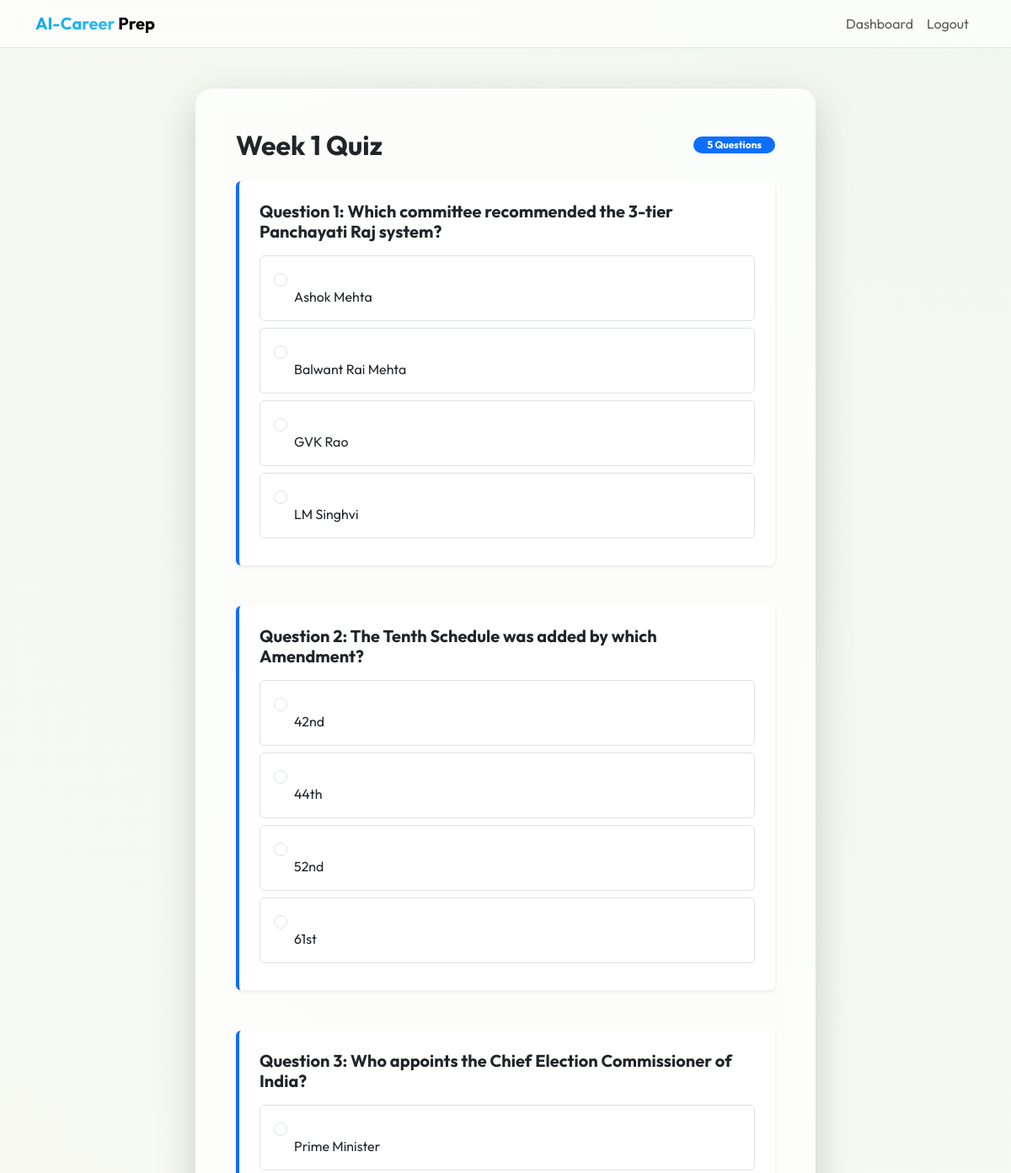
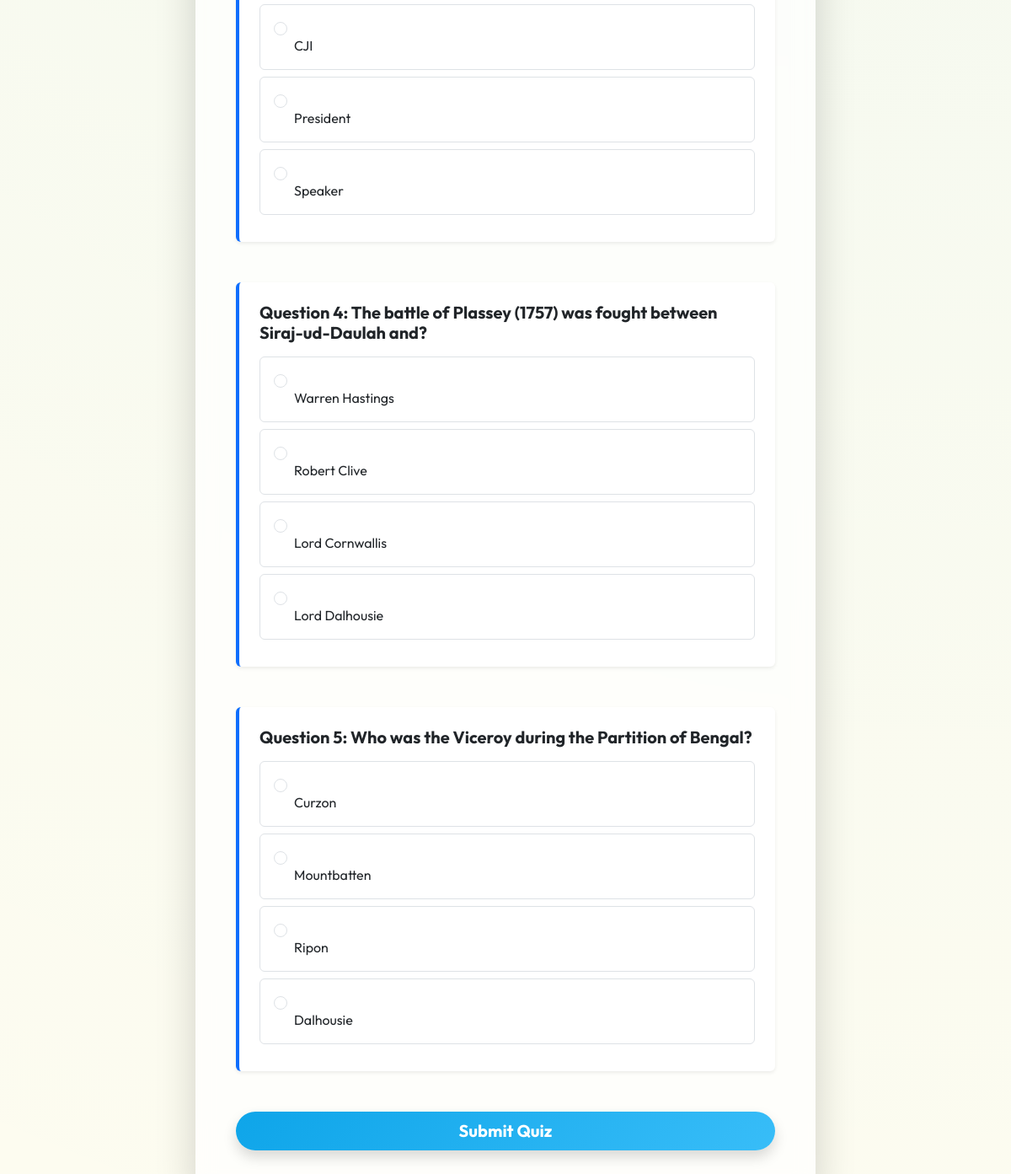
Page /quiz (signed in) on the committed database (2 pictures, top to bottom).
### models.py (models this page shows)
class QuizQuestion(db.Model):
    id = db.Column(db.Integer, primary_key=True)
    category = db.Column(db.String(50))
    sub_category = db.Column(db.String(100))
    week_number = db.Column(db.Integer, default=1)
    difficulty = db.Column(db.String(20))
    question_text = db.Column(db.Text, nullable=False)
    option_a = db.Column(db.String(200), nullable=False)
    option_b = db.Column(db.String(200), nullable=False)
    option_c = db.Column(db.String(200), nullable=False)
    option_d = db.Column(db.String(200), nullable=False)
    correct_option = db.Column(db.String(1), nullable=False) # A, B, C, or D

### app.py (the view, shortened to what this page needs)
@app.route('/quiz', methods=['GET', 'POST'])
@login_required
def quiz():
    from core.quiz_engine import get_quiz_questions
    from models import QuizQuestion, QuizAttempt
    week = request.args.get('week', 1, type=int)
    questions = get_quiz_questions(current_user, week_number=week)
    return render_template('quiz.html', questions=questions, week=week)

### templates/quiz.html (shortened to what this page needs)
{% extends "base.html" %}
{% block content %}
<div class="row justify-content-center">
    <div class="col-md-8">
        <div class="card card-glass p-5 shadow-lg border-0">
            <div class="d-flex justify-content-between align-items-center mb-4">
                <h2 class="fw-bold mb-0">Week {{ week }} Quiz</h2>
                <span class="badge bg-primary rounded-pill px-3">{{ questions|length }} Questions</span>
            </div>
            <form action="{{ url_for('quiz') }}" method="POST" id="quizForm">
                {% for q in questions %}
                <div class="quiz-question mb-5 p-4 rounded bg-white shadow-sm border-start border-primary border-4">
                    <h5 class="fw-bold mb-3">Question {{ loop.index }}: {{ q.question_text }}</h5>
                    <div class="options-grid">
                        <div class="form-check mb-2 p-3 border rounded hover-bg">
                            <input class="form-check-input ms-0" type="radio" name="q_{{ q.id }}" id="q{{ q.id }}a" value="A" required>
                            <label class="form-check-label ms-4 w-100" for="q{{ q.id }}a">{{ q.option_a }}</label>
                        </div>
                        <div class="form-check mb-2 p-3 border rounded hover-bg">
                            <input class="form-check-input ms-0" type="radio" name="q_{{ q.id }}" id="q{{ q.id }}b" value="B">
                            <label class="form-check-label ms-4 w-100" for="q{{ q.id }}b">{{ q.option_b }}</label>
                        </div>
                        <div class="form-check mb-2 p-3 border rounded hover-bg">
                            <input class="form-check-input ms-0" type="radio" name="q_{{ q.id }}" id="q{{ q.id }}c" value="C">
                            <label class="form-check-label ms-4 w-100" for="q{{ q.id }}c">{{ q.option_c }}</label>
                        </div>
                        <div class="form-check mb-2 p-3 border rounded hover-bg">
                            <input class="form-check-input ms-0" type="radio" name="q_{{ q.id }}" id="q{{ q.id }}d" value="D">
                            <label class="form-check-label ms-4 w-100" for="q{{ q.id }}d">{{ q.option_d }}</label>
                        </div>
                    </div>
                </div>
                {% endfor %}
                <div class="d-grid mt-4">
                    <button type="submit" class="btn btn-primary btn-lg rounded-pill fw-bold shadow">Submit Quiz</button>
                </div>
            </form>
        </div>
    </div>
</div>
{% endblock %}

### static/css/style.css (style rules this page uses)
:root { --sky-blue: #0ea5e9; --sky-blue-hover: #0284c7; --cream-bg: #fdfcf0; --deep-slate: #0f172a; --glass-bg: rgba(255, 255, 255, 0.85); --glass-border: rgba(14, 165, 233, 0.15); --primary-gradient: linear-gradient(135deg, #0ea5e9 0%, #38bdf8 100%); }
body { background-color: var(--cream-bg); background-image: radial-gradient(circle at top right, rgba(14, 165, 233, 0.05), transparent); color: var(--deep-slate); min-height: 100vh; }
.card-glass { background: var(--glass-bg); backdrop-filter: blur(12px); border: 1px solid var(--glass-border); border-radius: 20px; box-shadow: 0 10px 30px rgba(14, 165, 233, 0.08); transition: transform 0.3s ease, box-shadow 0.3s ease; }

### templates/base.html (style rules this page uses)
:root { --sky-blue: #0ea5e9; --sky-blue-hover: #0284c7; --cream-bg: #fdfcf0; --deep-slate: #0f172a; --glass-bg: rgba(255, 255, 255, 0.7); --glass-border: rgba(14, 165, 233, 0.2); --primary-gradient: linear-gradient(135deg, #0ea5e9 0%, #38bdf8 100%); }
body { font-family: 'Outfit', sans-serif; background-color: var(--cream-bg); color: var(--deep-slate); min-height: 100vh; }
.btn-primary { background: var(--primary-gradient); border: none; box-shadow: 0 4px 15px rgba(14, 165, 233, 0.3); color: white !important; }

### rows in the picture
QuizQuestion: question_text "Which committee recommended the 3-tier Panchayati Raj system?", option_a "Ashok Mehta", option_b "Balwant Rai Mehta", option_c "GVK Rao", option_d "LM Singhvi"
QuizQuestion: question_text "The Tenth Schedule was added by which Amendment?", option_a "42nd", option_b "44th", option_c "52nd", option_d "61st"
QuizQuestion: question_text "Who appoints the Chief Election Commissioner of India?", option_a "Prime Minister", option_b "CJI", option_c "President", option_d "Speaker"
QuizQuestion: question_text "The battle of Plassey (1757) was fought between Siraj-ud-Daulah and?", option_a "Warren Hastings", option_b "Robert Clive", option_c "Lord Cornwallis", option_d "Lord Dalhousie"
QuizQuestion: question_text "Who was the Viceroy during the Partition of Bengal?", option_a "Curzon", option_b "Mountbatten", option_c "Ripon", option_d "Dalhousie"

### other values in the picture
{{ week }} "1"
{{ questions|length }} "5"
